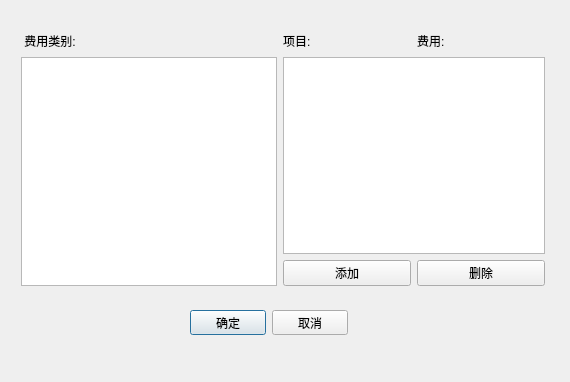
<?xml version="1.0" encoding="UTF-8"?>
<ui version="4.0">
 <class>BaseCostDialog</class>
 <widget class="QDialog" name="BaseCostDialog">
  <property name="geometry">
   <rect>
    <x>0</x>
    <y>0</y>
    <width>570</width>
    <height>382</height>
   </rect>
  </property>
  <property name="windowTitle">
   <string>Dialog</string>
  </property>
  <widget class="QWidget" name="">
   <property name="geometry">
    <rect>
     <x>190</x>
     <y>310</y>
     <width>158</width>
     <height>25</height>
    </rect>
   </property>
   <layout class="QHBoxLayout" name="horizontalLayout_5">
    <item>
     <widget class="QPushButton" name="btn_ok">
      <property name="text">
       <string>确定</string>
      </property>
     </widget>
    </item>
    <item>
     <widget class="QPushButton" name="btn_cancel">
      <property name="text">
       <string>取消</string>
      </property>
     </widget>
    </item>
   </layout>
  </widget>
  <widget class="QWidget" name="">
   <property name="geometry">
    <rect>
     <x>21</x>
     <y>31</y>
     <width>524</width>
     <height>255</height>
    </rect>
   </property>
   <layout class="QHBoxLayout" name="horizontalLayout_4">
    <item>
     <layout class="QVBoxLayout" name="verticalLayout">
      <item>
       <layout class="QHBoxLayout" name="horizontalLayout">
        <item>
         <widget class="QLabel" name="label">
          <property name="text">
           <string> 费用类别:</string>
          </property>
         </widget>
        </item>
        <item>
         <spacer name="horizontalSpacer">
          <property name="orientation">
           <enum>Qt::Horizontal</enum>
          </property>
          <property name="sizeType">
           <enum>QSizePolicy::Preferred</enum>
          </property>
          <property name="sizeHint" stdset="0">
           <size>
            <width>40</width>
            <height>20</height>
           </size>
          </property>
         </spacer>
        </item>
       </layout>
      </item>
      <item>
       <widget class="QListView" name="listView_attribute">
        <property name="sizePolicy">
         <sizepolicy hsizetype="Preferred" vsizetype="Expanding">
          <horstretch>0</horstretch>
          <verstretch>0</verstretch>
         </sizepolicy>
        </property>
       </widget>
      </item>
     </layout>
    </item>
    <item>
     <layout class="QVBoxLayout" name="verticalLayout_2">
      <item>
       <layout class="QHBoxLayout" name="horizontalLayout_2">
        <item>
         <widget class="QLabel" name="label_2">
          <property name="text">
           <string>项目:</string>
          </property>
         </widget>
        </item>
        <item>
         <spacer name="horizontalSpacer_2">
          <property name="orientation">
           <enum>Qt::Horizontal</enum>
          </property>
          <property name="sizeType">
           <enum>QSizePolicy::Preferred</enum>
          </property>
          <property name="sizeHint" stdset="0">
           <size>
            <width>40</width>
            <height>20</height>
           </size>
          </property>
         </spacer>
        </item>
        <item>
         <widget class="QLabel" name="label_3">
          <property name="text">
           <string>费用:</string>
          </property>
         </widget>
        </item>
        <item>
         <spacer name="horizontalSpacer_3">
          <property name="orientation">
           <enum>Qt::Horizontal</enum>
          </property>
          <property name="sizeType">
           <enum>QSizePolicy::Preferred</enum>
          </property>
          <property name="sizeHint" stdset="0">
           <size>
            <width>40</width>
            <height>20</height>
           </size>
          </property>
         </spacer>
        </item>
       </layout>
      </item>
      <item>
       <widget class="QTableView" name="tableView"/>
      </item>
      <item>
       <layout class="QHBoxLayout" name="horizontalLayout_3">
        <item>
         <widget class="QPushButton" name="btn_add">
          <property name="text">
           <string>添加</string>
          </property>
         </widget>
        </item>
        <item>
         <widget class="QPushButton" name="btn_delete">
          <property name="text">
           <string>删除</string>
          </property>
         </widget>
        </item>
       </layout>
      </item>
     </layout>
    </item>
   </layout>
  </widget>
 </widget>
 <resources/>
 <connections/>
</ui>
